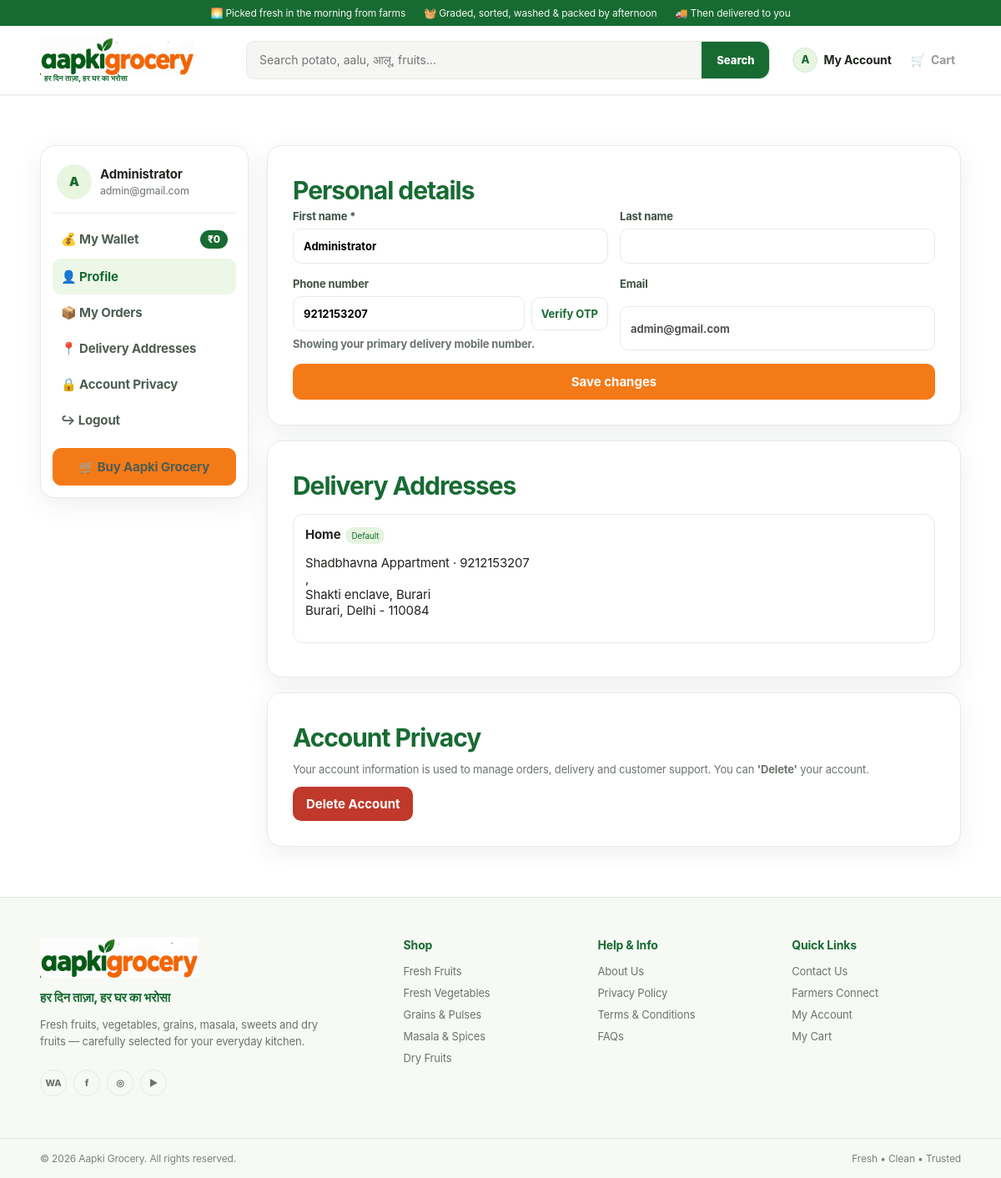
Screenshot of /account/ (signed in) with the database file from the repository.
### tables this page shows
CREATE TABLE `users` (
  `id` bigint(20) UNSIGNED NOT NULL,
  `name` varchar(120) NOT NULL,
  `first_name` varchar(80) DEFAULT NULL,
  `last_name` varchar(80) DEFAULT NULL,
  `email` varchar(190) DEFAULT NULL,
  `phone` varchar(20) DEFAULT NULL,
  `avatar` varchar(500) DEFAULT NULL,
  `password_hash` varchar(255) DEFAULT NULL,
  `provider` enum('local','google','facebook') NOT NULL DEFAULT 'local',
  `provider_id` varchar(190) DEFAULT NULL,
  `role_slug` varchar(80) NOT NULL DEFAULT 'customer',
  `points` int(10) UNSIGNED NOT NULL DEFAULT 0,
  `wallet_balance` decimal(10,2) NOT NULL DEFAULT 0.00,
  `remember_token_hash` varchar(255) DEFAULT NULL,
  `referral_code` varchar(32) DEFAULT NULL,
  `referred_by` bigint(20) UNSIGNED DEFAULT NULL,
  `is_active` tinyint(1) NOT NULL DEFAULT 1,
  `remarks` text DEFAULT NULL,
  `created_at` timestamp NOT NULL DEFAULT current_timestamp(),
  `updated_at` timestamp NOT NULL DEFAULT current_timestamp() ON UPDATE current_timestamp()
);

CREATE TABLE `addresses` (
  `id` bigint(20) UNSIGNED NOT NULL,
  `user_id` bigint(20) UNSIGNED NOT NULL,
  `label` varchar(50) DEFAULT 'Home',
  `name` varchar(120) NOT NULL,
  `phone` varchar(20) NOT NULL,
  `alt_phone` varchar(20) DEFAULT NULL,
  `apartment_no` varchar(120) DEFAULT NULL,
  `apartment_name` varchar(160) DEFAULT NULL,
  `area` varchar(160) DEFAULT NULL,
  `landmark` varchar(255) DEFAULT NULL,
  `address_type` enum('Home','Office','Other') NOT NULL DEFAULT 'Home',
  `address_line` varchar(255) NOT NULL,
  `city` varchar(100) NOT NULL,
  `state` varchar(100) NOT NULL,
  `pincode` varchar(10) NOT NULL,
  `is_default` tinyint(1) DEFAULT 0
);

### config/config.php (called while the page is built, shortened)
<?php
function e(?string $v):string{return htmlspecialchars($v??'',ENT_QUOTES,'UTF-8');}
function url(string $p=''):string{return BASE_URL.ltrim($p,'/');}
function user_id():?int{return isset($_SESSION['user_id'])?(int)$_SESSION['user_id']:null;}
function is_logged_in():bool{return user_id()!==null;}

### account/index.php (the view, shortened to what this page needs)
<?php
require_once __DIR__.'/../config/db.php'; $pdo=db();
$uid=user_id();
$s=$pdo->prepare('SELECT * FROM users WHERE id=?'); $s->execute([$uid]); $u=$s->fetch();
$addressesStmt=$pdo->prepare('SELECT * FROM addresses WHERE user_id=? ORDER BY is_default DESC,id DESC'); $addressesStmt->execute([$uid]); $addresses=$addressesStmt->fetchAll();
$primaryDeliveryPhone = '';
if($addresses){ $primaryDeliveryPhone = trim((string)($addresses[0]['phone'] ?? '')); }
$accountPhone = $primaryDeliveryPhone !== '' ? $primaryDeliveryPhone : (string)($u['phone'] ?? '');
$walletBalance=(float)($u['wallet_balance'] ?? 0);
$avatar = trim((string)($u['avatar'] ?? '')) ?: null;
$initial = strtoupper(substr(trim((string)($u['first_name']??$u['name']??'U')),0,1));
$title='My Account | '.APP_NAME; include __DIR__.'/../includes/header.php';
?>
<section class="container page account-page">
<div class="account-shell">
<aside class="account-sidebar panel">
  <div class="account-user">
    <div class="avatar<?=$avatar?' avatar-photo':''?>">
      <?php if($avatar): ?><img src="<?=e($avatar)?>" alt="" onerror="this.onerror=null;this.parentNode.classList.remove('avatar-photo');this.parentNode.textContent='<?=e($initial)?>';"><?php else: ?><?=e($initial)?><?php endif; ?>
    </div>
    <div><b><?=e(trim(($u['first_name']??'').' '.($u['last_name']??''))?:$u['name'])?></b><small><?=e($u['email'])?></small></div>
  </div>
  <a class="wallet-link" href="<?=url('account/wallet.php')?>">💰 My Wallet<span class="wallet-badge">₹<?=number_format($walletBalance,0)?></span></a>
  <a class="active" href="<?=url('account/')?>">👤 Profile</a>
  <a href="<?=url('account/orders.php')?>">📦 My Orders</a>
  <a href="#addresses">📍 Delivery Addresses</a>
  <a href="#privacy">🔒 Account Privacy</a>
  <a href="<?=url('logout.php')?>">↪ Logout</a>
  <a class="btn btn-primary account-shop-btn" href="<?=url()?>">🛒 Buy Aapki Grocery</a>
</aside>
<main class="account-main">
<section class="panel" id="profile"><div class="panel-head"><div><h2>Personal details</h2></div></div>
<form method="post" class="account-form"><input type="hidden" name="csrf" value="<?=e(csrf_token())?>"><input type="hidden" name="profile" value="1">
<div class="field-grid"><label>First name *<input name="first_name" value="<?=e($u['first_name']??$u['name']??'')?>" required></label><label>Last name<input name="last_name" value="<?=e($u['last_name']??'')?>"></label></div>
<div class="field-grid"><label>Phone number <div class="phone-row"><input id="accountPhone" name="phone" value="<?=e($accountPhone)?>" inputmode="numeric"><button type="button" class="btn otp-btn" id="sendOtp">Verify OTP</button></div><small id="otpMsg" class="hint"><?= $primaryDeliveryPhone!=='' ? 'Showing your primary delivery mobile number.' : '' ?></small></label><label>Email<input value="<?=e($u['email']??'')?>" disabled></label></div>
<button class="btn btn-primary">Save changes</button></form></section>
<section class="panel" id="addresses"><div class="panel-head"><div><h2>Delivery Addresses</h2></div></div>
<?php if($addresses): ?>
<?php foreach($addresses as $a): ?><div class="saved-address"><div><b><?=e($a['address_type']??$a['label'])?></b><?php if($a['is_default']): ?><span class="default-badge">Default</span><?php endif; ?><p><?=e($a['name'])?> · <?=e($a['phone'])?><br>, <br><?=e($a['address_line'])?> <br><?=e($a['city'])?>, <?=e($a['state'])?> - <?=e($a['pincode'])?></p></div></div><?php endforeach; ?>
<?php else: ?><p class="hint">No delivery address saved yet. You can add one during checkout.</p><?php endif; ?>
</section>
<section class="panel" id="privacy"><h2>Account Privacy</h2>
<p class="hint">Your account information is used to manage orders, delivery and customer support. You can <b>'Delete'</b> your account.</p>
<button type="button" class="btn btn-danger" id="openDeleteModal">Delete Account</button>
</section>
</main></div></section>
<?php include __DIR__.'/../includes/footer.php'; ?>

### includes/header.php (shortened to what this page needs)
<?php require_once __DIR__.'/../config/db.php'; $pdo=$pdo??db(); ?>
<!doctype html><html lang="en"><head><link rel="stylesheet" href="<?=url('assets/css/style.css')?>?v=<?php echo time();?>"></head><body><header class="site-header"><div class="topbar topbar-steps"><span>🌅 Picked fresh in the morning from farms</span><span>🧺 Graded, sorted, washed &amp; packed by afternoon</span><span>🚚 Then delivered to you</span></div><div class="nav container"><a class="brand" href="<?=url()?>"><span class="brand-mark"><img src="<?=url('assets/logo.png')?>" alt="Aapki Grocery" width="314" height="78"><span class="brand-tagline">हर दिन ताज़ा, हर घर का भरोसा</span></span></a><form class="search" action="<?=url()?>" method="get" autocomplete="off"><input id="searchBox" name="q" value="<?=e($_GET['q']??'')?>" placeholder="Search potato, aalu, आलू, fruits..." aria-label="Search products"><button>Search</button></form><div class="nav-actions"><div class="account-menu"><?php
$hdrLoggedIn=is_logged_in();
$hdrAvatar=null;$hdrInitial='U';
if($hdrLoggedIn){
  $ha=$pdo->prepare('SELECT first_name,last_name,avatar FROM users WHERE id=?');$ha->execute([user_id()]);$hAcc=$ha->fetch();
  $hdrAvatar=trim((string)($hAcc['avatar']??''))?:null;
  $hdrInitial=strtoupper(substr(trim((string)($hAcc['first_name']??''))?:'U',0,1));
}
?><a href="<?=$hdrLoggedIn?url('account/'):url('login.php')?>" class="account-trigger" id="accountTrigger" aria-label="<?=$hdrLoggedIn?'My Account':'Login'?>"><span class="account-icon<?=$hdrLoggedIn?' account-avatar':''?>" aria-hidden="true"><?php if($hdrLoggedIn && $hdrAvatar): ?><img src="<?=e($hdrAvatar)?>" alt="" onerror="this.onerror=null;this.parentNode.classList.add('avatar-fallback');this.parentNode.textContent='<?=e($hdrInitial)?>';"><?php elseif($hdrLoggedIn): ?><span class="avatar-fallback-text"><?=e($hdrInitial)?></span><?php else: ?><svg viewBox="0 0 24 24" fill="none"><circle cx="12" cy="8" r="4" stroke="currentColor" stroke-width="2"/><path d="M4 21c.7-4 3.3-6 8-6s7.3 2 8 6" stroke="currentColor" stroke-width="2" stroke-linecap="round"/></svg><?php endif; ?></span><span class="account-label"><?=$hdrLoggedIn?'My Account':'Login'?></span></a></div><a id="cartLink" href="<?=url('cart/')?>">🛒 <span>Cart</span></a></div></div></header>
<main>

### rows the page displays
users: first_name "A", first_name "Administrator", email "admin@gmail.com", wallet_balance "0"
addresses: phone "9212153207", address_type "Home", is_default "Default", name "Shadbhavna Appartment", address_line "Shakti enclave, Burari", city "Burari", state "Delhi", pincode "110084"
